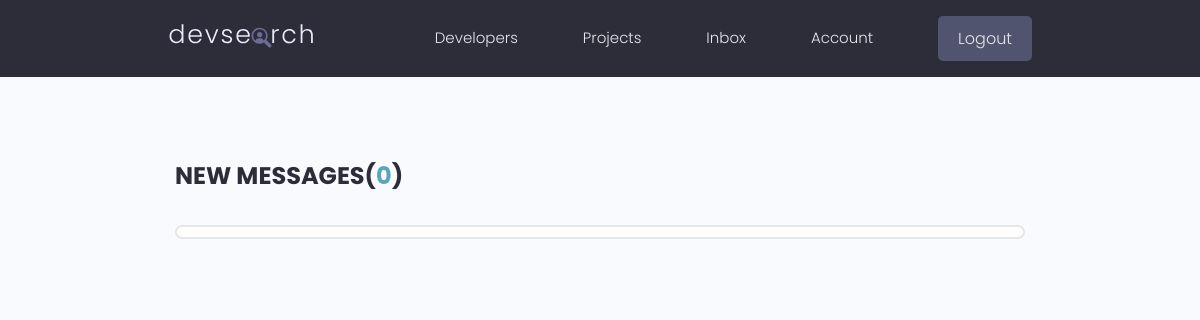
Page /inbox/ (signed in) on the earlier database version.
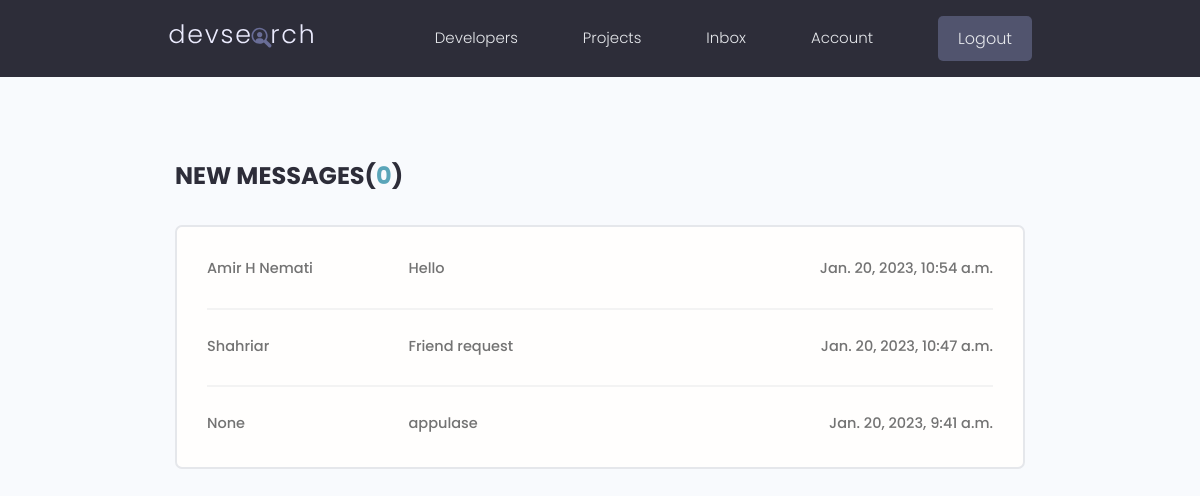
Same page on the later database version.
### users/models.py (models this page shows, shortened)
class Message(models.Model):
    sender = models.ForeignKey(Profile, on_delete=models.SET_NULL, null=True, blank=True)
    recipient = models.ForeignKey(Profile, on_delete=models.SET_NULL, null=True,
                blank=True, related_name='messages')
    name = models.CharField(max_length=200, null=True, blank=True)
    email = models.EmailField(max_length=200, null=True, blank=True)
    subject = models.CharField(max_length=200, null=True, blank=True)
    body = models.TextField()
    is_read = models.BooleanField(default=False)
    created = models.DateTimeField(auto_now_add=True)
    id = models.UUIDField(default=uuid.uuid4, unique=True,
                          primary_key=True, editable=False)
    class Meta:
        ordering = ['is_read', '-created']

### users/views.py (the view)
# urls.py: path('inbox/', views.inbox, name='inbox'),
@login_required(login_url='login')
def inbox(request):
    profile = request.user.profile
    messageRequests = profile.messages.all()
    unreadCount = messageRequests.filter(is_read=False).count()
    context = {
        'messageRequests': messageRequests,
        'unreadCount': unreadCount
    }
    return render(request, 'users/inbox.html', context)

### users/templates/users/inbox.html
{% extends 'main.html' %}
{% block content %}
  <main class="inbox my-xl">
    <div class="content-box">
      <h3 class="inbox__title">New Messages(<span>{{unreadCount}}</span>)</h3>
      <ul class="messages">
        {% for message in messageRequests %}
        <li class="message {% if not message.is_read %} message--unread {% endif %}">
          <a href="{% url 'message' message.id %}">
            <span class="message__author">{{message.name}}</span>
            <span class="message__subject">{{message.subject}}</span>
            <span class="message__date">{{message.created}}</span>
          </a>
        </li>
        {% endfor %}
      </ul>
    </div>
  </main>
{% endblock content %}

Differences in the rows shown:
added Message: name "Amir H Nemati", subject "Hello", created "Jan. 20, 2023, 10:54 a.m."
added Message: name "Shahriar", subject "Friend request", created "Jan. 20, 2023, 10:47 a.m."
added Message: name "None", subject "appulase", created "Jan. 20, 2023, 9:41 a.m."
